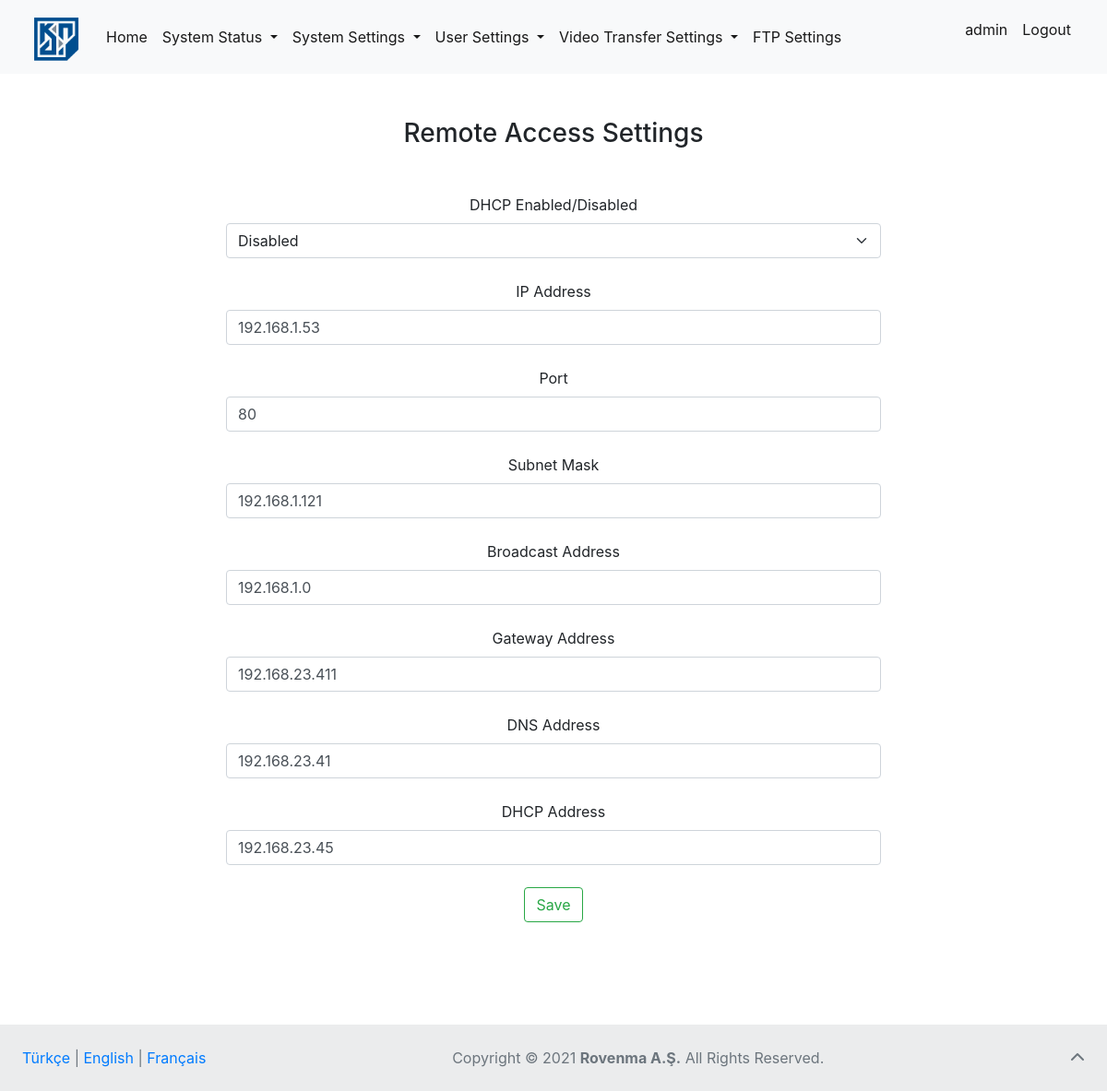
Page /remote-access/ (signed in) on the committed database.
### page_articles/models.py (models this page shows, shortened)
class NavbarFooterArticles(models.Model):
    lang = models.CharField(
        verbose_name="Language (like TR or EN)", max_length=2)
    homepage = models.CharField(verbose_name="Home (link)", max_length=20)
    system_status = models.CharField(
        verbose_name="System Status (dropdown)", max_length=30)
    statistics_field = models.CharField(
        verbose_name="Statistics (field)", max_length=20)
    sensors = models.CharField(verbose_name="Sensors (field)", max_length=20)
    log_records = models.CharField(
        verbose_name="Log Records (field)", max_length=30)
    system_settings = models.CharField(
        verbose_name="System Settings (dropdown)", max_length=30)
    remote_access_settings = models.CharField(
        verbose_name="Remote Access Settings (field)", max_length=35)
    cli_access_settings = models.CharField(
        verbose_name="CLI Access Settings (field)", max_length=35)
    time_settings = models.CharField(
        verbose_name="Time Settings (field)", max_length=35)
    user_settings = models.CharField(
        verbose_name="User Settings (dropdown)", max_length=35)
    user_administration = models.CharField(
        verbose_name="User Administration (field)", max_length=30)
    authorization = models.CharField(
        verbose_name="Authorization (field)", max_length=35)
    password_changing = models.CharField(
        verbose_name="Password Changing (field)", max_length=35)
    video_transfer = models.CharField(
        verbose_name="Video Transfer Settings (dropdown)", max_length=35, default=None, null=True)
    video_transfer_settings = models.CharField(
        verbose_name="Settings (field)", max_length=15, default=None, null=True)
    input_settings = models.CharField(
        verbose_name="Input Settings (field)", max_length=18, default=None, null=True)
    ftp_settings = models.CharField(
        verbose_name="FTP Settings (field)", max_length=15, default=None, null=True)
    logout_link = models.CharField(verbose_name="Logout (link)", max_length=20)
    footer = models.CharField(
        verbose_name="All Rights Reserved (text)", max_length=35)

class RemoteAccessArticles(models.Model):
    lang = models.CharField(
        verbose_name="Language (like TR or EN)", max_length=2)
    title = models.CharField(
        verbose_name="Remote Access Settings (title)", max_length=35)
    dhcp = models.CharField(
        verbose_name="DHCP Enabled/Disabled (field)", max_length=30)
    ip_address = models.CharField(
        verbose_name="IP Address (field)", max_length=25)
    port = models.CharField(verbose_name="Port (field)", max_length=25)
    subnet_mask = models.CharField(
        verbose_name="Subnet Mask (field)", max_length=50, default=None)
    broadcast_address = models.CharField(
        verbose_name="Broadcast Address (field)", max_length=25)
    gateway_address = models.CharField(
        verbose_name="Gateway Address (field)", max_length=25)
    dns_address = models.CharField(
        verbose_name="DNS Address (field)", max_length=25, default=None)
    dhcp_address = models.CharField(
        verbose_name="DHCP Address (field)", max_length=25)
    save_text = models.CharField(
        verbose_name="Save (text)", max_length=25, default=None)
    enabled = models.CharField(verbose_name="Enabled (text)", max_length=25)
    disabled = models.CharField(verbose_name="Disabled (text)", max_length=25)

### settings/models.py (models this page shows, shortened)
class RemoteAccessSettings(models.Model):
    dhcp_enabled = models.BooleanField(verbose_name="DHCP Disabled")
    ip_address = models.GenericIPAddressField(verbose_name="IP Address")
    port = models.IntegerField(verbose_name="Port")
    subnet_mask = models.GenericIPAddressField(verbose_name="Subnet Mask")
    broadcast_address = models.GenericIPAddressField(verbose_name="Broadcast Address")
    gateway_address = models.GenericIPAddressField(verbose_name="Gateway Address")
    dns_address = models.GenericIPAddressField(verbose_name="DNS Address")
    dhcp_address = models.GenericIPAddressField(verbose_name="DHCP Address")

### settings/views.py (the view)
# urls.py: path('remote-access/', views.remote_access_view, name="remote_access"),
def remote_access_view(request):
    if request.user.is_authenticated:
        lang = "EN"
        cookie_lang = request.COOKIES.get("lang")
        for article in RemoteAccessArticles.objects.all():
            if cookie_lang == article.lang:
                lang = article.lang
                break
        articles = RemoteAccessArticles.objects.get(lang=lang)
        navbar = NavbarFooterArticles.objects.get(lang=lang)
        values = RemoteAccessSettings.objects.all().first()
        if request.method == "POST":
            values.dhcp_enabled = request.POST.get("dhcp_setting")
            values.ip_address = request.POST.get("ip_address")
            values.port = request.POST.get("port")
            values.subnet_mask = request.POST.get("subnet_mask")
            values.broadcast_address = request.POST.get("broadcast_address")
            values.gateway_address = request.POST.get("gateway_address")
            values.dns_address = request.POST.get("dns_address")
            values.dhcp_address = request.POST.get("dhcp_address")
            values.save()
            return redirect("remote_access")
        else:
            if values.dhcp_enabled:
                enable = "selected"
                disable = ""
            else:
                enable = ""
                disable = "selected"
            return render(request, "settings/remote_access.html", {"value": values, "articles": articles, "navbar_articles": navbar})
    else:
        return redirect("login")

### templates/settings/remote_access.html (shortened to what this page needs)
{% extends 'base.html' %}
{% block body %}
    <div class="container mt-5">
      <h3 class="text mt-3 mb-5">{{articles.title}}</h3>
        <form method="post">
          {% if value %}
            <div class="col-8 mt-4">
              <label for="dhcp_setting" class="form-label">{{articles.dhcp}}</label>
              <select class="form-select" name="dhcp_setting" id="dhcp_setting">
                {% if value.dhcp_enabled %}
                  <option value="True" selected>{{articles.enabled}}</option>
                <option value="False" >{{articles.disabled}}</option>
                {% else %}
                <option value="False" selected>{{articles.disabled}}</option>
                {% endif %}
              </select>
            </div>
            <div class="col-8 mt-4">
              <label for="ip_address" class="form-label">{{articles.ip_address}}</label>
              <input value="{{value.ip_address}}" class="form-control" type="text" name="ip_address" id="ip_address">
            </div>
            <div class="col-8 mt-4">
              <label for="port" class="form-label">{{articles.port}}</label>
              <input value="{{value.port}}" class="form-control" type="text" name="port" id="port">
            </div>
            <div class="col-8 mt-4">
              <label for="subnet_mask" class="form-label">{{articles.subnet_mask}}</label>
              <input value="{{value.subnet_mask}}" class="form-control" type="text" name="subnet_mask" id="subnet_mask">
            </div>
            <div class="col-8 mt-4">
              <label for="boardcast_address" class="form-label">{{articles.broadcast_address}}</label>
              <input value="{{value.broadcast_address}}" class="form-control" type="text" name="broadcast_address" id="boardcast_address">
            </div>
            <div class="col-8 mt-4">
              <label for="gateway_address" class="form-label">{{articles.gateway_address}}</label>
              <input value="{{value.gateway_address}}" class="form-control" type="text" name="gateway_address" id="gateway_address">
            </div>
            <div class="col-8 mt-4">
              <label for="dns_address" class="form-label">{{articles.dns_address}}</label>
              <input value="{{value.dns_address}}" class="form-control" type="text" name="dns_address" id="dns_address">
            </div>
            <div class="col-8 mt-4 mb-4">
              <label for="dhcp_address" class="form-label">{{articles.dhcp_address}}</label>
              <input value="{{value.dhcp_address}}" class="form-control" type="text" name="dhcp_address" id="dhcp_address">
            </div>
          {% endif %}
          <button type="submit" style="margin-bottom: 10%;" class="btn btn-outline-success">{{articles.save_text}}</button>
        </form>
    </div>
{% endblock body %}

### templates/base.html (shortened to what this page needs)
<!DOCTYPE html>
<html lang="en">
  <head>
    <link
      href="https://cdn.jsdelivr.net/npm/bootstrap@5.0.2/dist/css/bootstrap.min.css"
      rel="stylesheet"
    />
    <link
      rel="stylesheet"
      href="https://stackpath.bootstrapcdn.com/bootstrap/4.1.3/css/bootstrap.min.css"
    />
  </head>
  <body>
    <div id="page-container">
        {% block nonavbar %}
            <nav class="navbar navbar-expand-lg navbar-light bg-light">
                <div class="container-fluid">
                  <a href="{% url 'home' %}" class="navbar-brand fs-3" href="#">
                    {% load static %}
                    <img
                      width="60"
                      height="50"
                      class="d-inline-block align-text-top"
                      src="{% static 'images/kindi.png' %}"
                      alt="Kindi"
                  /></a>
                  <div class="collapse navbar-collapse" id="navbarSupportedContent">
                    <ul class="navbar-nav me-auto mb-2 mb-lg-0">
                      <li class="nav-item">
                        <a
                          class="nav-link active"
                          aria-current="page"
                          href="{% url 'home' %}"
                          >{{ navbar_articles.homepage }}</a
                        >
                      </li>
                      <div class="nav navbar-nav me-auto mb-2 mb-lg-0">
                        <li class="nav-item dropdown">
                          <a
                            class="nav-link dropdown-toggle active"
                            href="#"
                            id="navbarDropdown"
                            role="button"
                            data-bs-toggle="dropdown"
                            aria-expanded="false"
                          >
                            {{ navbar_articles.system_status }}
                          </a>
                        </li>
                        <li class="nav-item dropdown">
                          <a
                            class="nav-link dropdown-toggle active"
                            href="#"
                            id="system_settings"
                            role="button"
                            data-bs-toggle="dropdown"
                            aria-expanded="false"
                          >
                            {{ navbar_articles.system_settings}}
                          </a>
                        </li>
                        <li class="nav-item dropdown">
                          <a
                            class="nav-link dropdown-toggle active"
                            href="#"
                            id="user_settings"
                            role="button"
                            data-bs-toggle="dropdown"
                            aria-expanded="false"
                          >
                            {{ navbar_articles.user_settings }}
                          </a>
                        </li>
                        <li class="nav-item dropdown">
                          <a
                            class="nav-link dropdown-toggle active"
                            href="#"
                            id="video_transfer"
                            role="button"
                            data-bs-toggle="dropdown"
                            aria-expanded="false"
                          >
                            {{ navbar_articles.video_transfer }}
                          </a>
                        </li>
                      </div>
                      <li class="nav-item">
                        <a
                          class="nav-link active"
                          aria-current="page"
                          href="{% url 'ftp_settings' %}"
                          >{{ navbar_articles.ftp_settings }}</a
                        >
                      </li>
                    </ul>
                    <ul class="nav navbar-nav navbar-right">
                      <li class="nav-item">
                        <p class="nav-link active">{{request.user}}</p>
                      </li>
                      <li class="nav-item">
                        <a
                          class="nav-link active"
                          aria-current="page"
                          href="{% url 'logout' %}"
                          >{{ navbar_articles.logout_link }}</a
                        >
                      </li>
                    </ul>
                  </div>
                </div>
              </nav>
        {% endblock nonavbar %}
        <div id="content-wrap">
         {% block body %} {% endblock body %}
        </div>
        {% block nofooter %}
            <footer id="footer" class="text-center text-lg-start bg-light text-muted">
          <div
            class="text-center p-4"
            style="background-color: rgba(0, 0, 0, 0.05)"
          >
            <div style="display: inline-block; float: left;">
              <a href="{% url 'change_lang' lang='TR' %}">Türkçe</a> |
              <a href="{% url 'change_lang' lang='EN' %}">English</a> |
              <a href="{% url 'change_lang' lang='FR' %}">Français</a>
            </div>
            <div style="text-align: center;">
              <a
                href="https://www.copyright.gov/what-is-copyright/"
                class="text-reset"
                target="_blank"
                >Copyright ©</a
              >
              2021
              <a
                target="_blank"
                class="text-reset fw-bold"
                href="https://www.rovenma.com/"
                >Rovenma A.Ş.</a
              >
              {{ navbar_articles.footer }}.
            <a
              class="text-muted"
              style="display: inline-block; float: right"
              href="#"
              ><i class="fas fa-chevron-up"></i
            ></a>
            </div>
          </div>
        </footer>
        {% endblock nofooter %}
  </body>
</html>

### templates/base.html (style rules this page uses)
#page-container { position: relative; min-height: 100vh; }
#content-wrap { padding-bottom: 4.5rem; }
#footer { position: absolute; bottom: 0; width: 100%; height: 4.5rem; }

### templates/settings/remote_access.html (style rules this page uses)
h3 { text-align: center; }
form { text-align: center; }
.col-8 { margin-left: auto; margin-right: auto; }

### rows in the picture
NavbarFooterArticles: homepage "Home", system_status "System Status", system_settings "System Settings", user_settings "User Settings", video_transfer "Video Transfer Settings", ftp_settings "FTP Settings", logout_link "Logout", footer "All Rights Reserved"
RemoteAccessArticles: title "Remote Access Settings", dhcp "DHCP Enabled/Disabled", ip_address "IP Address", port "Port", subnet_mask "Subnet Mask", broadcast_address "Broadcast Address", gateway_address "Gateway Address", dns_address "DNS Address", dhcp_address "DHCP Address", save_text "Save"
RemoteAccessSettings: dhcp_setting "Disabled", ip_address "192.168.1.53", port "80", subnet_mask "192.168.1.121", broadcast_address "192.168.1.0", gateway_address "192.168.23.411", dns_address "192.168.23.41", dhcp_address "192.168.23.45"

### other values in the picture
{{ request.user }} "admin"
